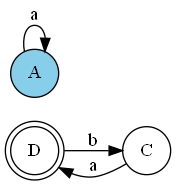

Python code for this plot:
'''
Universidad del Valle de Guatemala
Diseño de lenguajes de programación 
Gabriela Poala Contreras Guerra
'''

import graphviz

def makeDic(transiciones):
    afd = {}
    for transicion in transiciones:
        inicio, fin, simbolo = transicion
        if inicio not in afd:
            afd[inicio] = {}
        if fin not in afd:
            afd[fin] ={}
        afd[inicio][simbolo] = fin
    return afd

def getdifferentiate(sate, state2, afd, end):
    if (sate in end and state2 not in end) or (state2 in end and sate not in end):
        return True
    
    for simbolo in afd[sate]:
            if simbolo not in afd[state2]:
                continue
            if afd[sate][simbolo] != afd[state2][simbolo]:
                return True
            
    return False

def makeSets(conjuntos, afd, estados_finales):
    new_sets = []
    for conjunto in conjuntos:
        if len(conjunto) == 1:
            new_sets.append(conjunto)
            continue
        particiones = []
        for estado in sorted(conjunto):
            particion = None
            for i, p in enumerate(particiones):
                if getdifferentiate(estado, p[0], afd, estados_finales):
                    continue
                particion = i
                break
            if particion is None:
                particiones.append([estado])
            else:
                particiones[particion].append(estado)
        new_sets.extend(particiones)
    return new_sets

def maketran(afd_min,end):
    tran =[]
    final_state = []
    for clave, valor in afd_min.items():
        if isinstance(valor, dict):
            for clave2, valor2 in valor.items():
                tran.append((clave, valor2,clave2))
        
        if clave in end:
            final_state.append(clave)

    print(tran)
    return tran, final_state

def graph_min(afd,end,start):
    graph = graphviz.Digraph('AFD Minimization', filename='Minimization', format= 'png')
    graph.attr(rankdir='LR')

    start_state = 'A'
    end_state = end

    for inicio,fin,label in afd:
        if inicio == start_state:
            graph.node(str(start_state), style= 'filled', fillcolor = '#87CEEB', shape= 'circle', rank = 'same')
            
        for i in end_state:
            graph.node(str(i), shape= 'doublecircle', rank = 'same')
             
        graph.attr('node', shape='circle')
        graph.edge(str(inicio), str(fin), label= str(label))

    graph.view()

def minimizar_afd(afd, estados_finales):
    
    estados_no_finales = set(afd.keys()) - estados_finales
    conjuntos = [estados_finales, estados_no_finales]

    if len(estados_no_finales) == 0:
        start_state = next(iter(estados_finales))
    else:
        start_state = next(iter(estados_no_finales))

    while True:
        nuevos_conjuntos = makeSets(conjuntos, afd, estados_finales)
        if nuevos_conjuntos == conjuntos:
            break
        conjuntos = nuevos_conjuntos
    afd_min = {}
    for conjunto in conjuntos:
        estado = list(conjunto)[0]
        afd_min[estado] = {}
        for simbolo in afd[estado]:
            estado_destino = afd[estado][simbolo]
            for c in conjuntos:
                if estado_destino in c:
                    afd_min[estado][simbolo] = list(c)[0]
                    break

    tran_min, final_state= maketran(afd_min,estados_finales)
    
    graph_min(tran_min,final_state,start_state)
    return afd_min

def main_minimization(lista_transiciones,estados_finales):
    afd = makeDic(lista_transiciones)
    afd_min = minimizar_afd(afd, estados_finales)
    return(afd_min)
